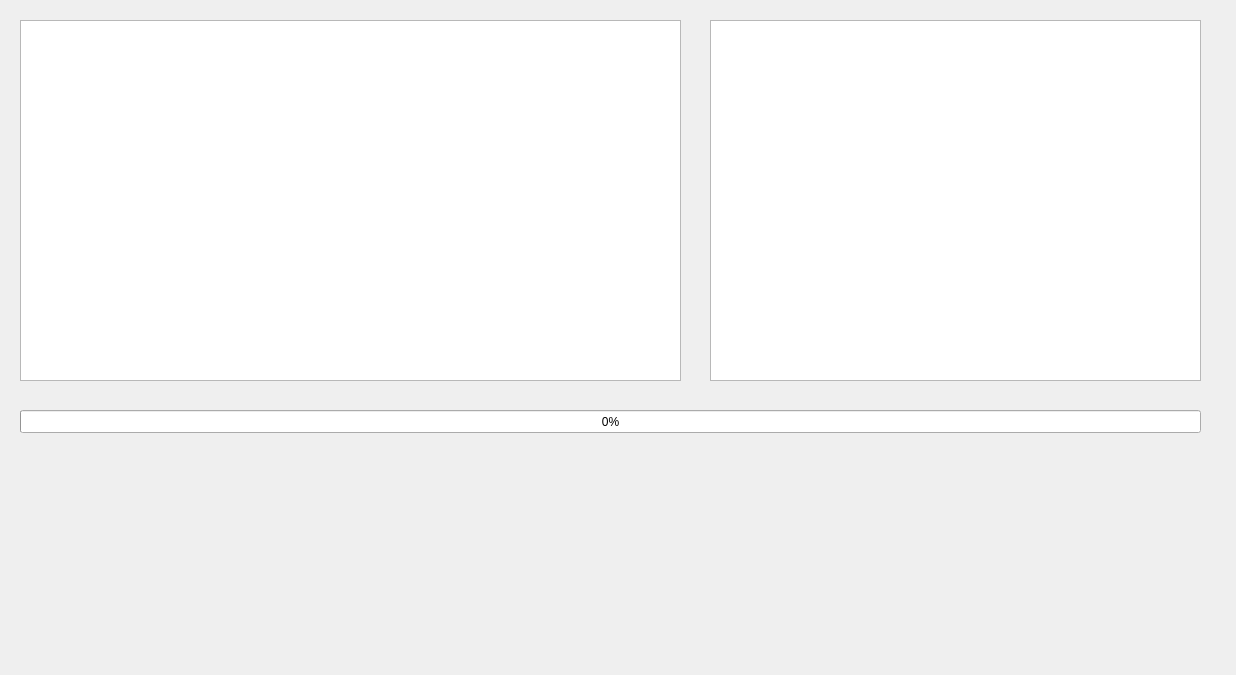
<?xml version="1.0" encoding="UTF-8"?>
<ui version="4.0">
 <class>Dialog</class>
 <widget class="QDialog" name="Dialog">
  <property name="geometry">
   <rect>
    <x>0</x>
    <y>0</y>
    <width>1236</width>
    <height>675</height>
   </rect>
  </property>
  <property name="windowTitle">
   <string>IgzModelConverter Qt Version</string>
  </property>
  <widget class="QTreeView" name="treeView">
   <property name="geometry">
    <rect>
     <x>20</x>
     <y>20</y>
     <width>661</width>
     <height>361</height>
    </rect>
   </property>
  </widget>
  <widget class="QTreeView" name="treeView_2">
   <property name="geometry">
    <rect>
     <x>710</x>
     <y>20</y>
     <width>491</width>
     <height>361</height>
    </rect>
   </property>
  </widget>
  <widget class="QProgressBar" name="progressBar">
   <property name="geometry">
    <rect>
     <x>20</x>
     <y>410</y>
     <width>1181</width>
     <height>23</height>
    </rect>
   </property>
   <property name="value">
    <number>0</number>
   </property>
  </widget>
 </widget>
 <resources/>
 <connections/>
</ui>
